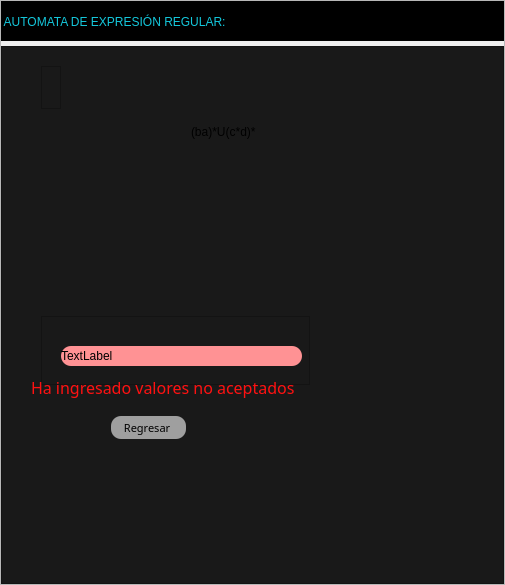
<?xml version="1.0" encoding="UTF-8"?>
<ui version="4.0">
 <class>MainWindow</class>
 <widget class="QMainWindow" name="MainWindow">
  <property name="geometry">
   <rect>
    <x>0</x>
    <y>0</y>
    <width>505</width>
    <height>585</height>
   </rect>
  </property>
  <property name="windowTitle">
   <string>MainWindow</string>
  </property>
  <widget class="QWidget" name="centralwidget">
   <layout class="QVBoxLayout" name="verticalLayout">
    <property name="spacing">
     <number>0</number>
    </property>
    <property name="leftMargin">
     <number>0</number>
    </property>
    <property name="topMargin">
     <number>0</number>
    </property>
    <property name="rightMargin">
     <number>0</number>
    </property>
    <property name="bottomMargin">
     <number>0</number>
    </property>
    <item>
     <widget class="QFrame" name="frame">
      <property name="frameShape">
       <enum>QFrame::StyledPanel</enum>
      </property>
      <property name="frameShadow">
       <enum>QFrame::Raised</enum>
      </property>
      <layout class="QVBoxLayout" name="verticalLayout_2" stretch="0,0">
       <property name="spacing">
        <number>5</number>
       </property>
       <property name="leftMargin">
        <number>0</number>
       </property>
       <property name="topMargin">
        <number>0</number>
       </property>
       <property name="rightMargin">
        <number>0</number>
       </property>
       <property name="bottomMargin">
        <number>0</number>
       </property>
       <item>
        <widget class="QFrame" name="superiorFrame">
         <property name="maximumSize">
          <size>
           <width>16777215</width>
           <height>40</height>
          </size>
         </property>
         <property name="styleSheet">
          <string notr="true">QFrame{
background-color:rgb(0,0,0);
}
QPushButton{
background-color: #000000ff;
border-radius: 20px;
}

QPushButton:hover{
background-color: rgb(53,53,79);
border-radius: 20px;
}</string>
         </property>
         <property name="frameShape">
          <enum>QFrame::StyledPanel</enum>
         </property>
         <property name="frameShadow">
          <enum>QFrame::Raised</enum>
         </property>
         <widget class="QLabel" name="tittleContainer">
          <property name="geometry">
           <rect>
            <x>0</x>
            <y>0</y>
            <width>321</width>
            <height>41</height>
           </rect>
          </property>
          <property name="styleSheet">
           <string notr="true">font: 8pt &quot;	Arial Black&quot;;
color: rgb(20,200,220);</string>
          </property>
          <property name="text">
           <string> AUTOMATA DE EXPRESIÓN REGULAR: </string>
          </property>
         </widget>
         <widget class="QPushButton" name="pushButton_4">
          <property name="geometry">
           <rect>
            <x>320</x>
            <y>0</y>
            <width>42</width>
            <height>42</height>
           </rect>
          </property>
          <property name="minimumSize">
           <size>
            <width>42</width>
            <height>42</height>
           </size>
          </property>
          <property name="maximumSize">
           <size>
            <width>42</width>
            <height>42</height>
           </size>
          </property>
          <property name="styleSheet">
           <string notr="true"/>
          </property>
          <property name="text">
           <string/>
          </property>
          <property name="icon">
           <iconset>
            <normaloff>menos.png</normaloff>menos.png</iconset>
          </property>
          <property name="iconSize">
           <size>
            <width>30</width>
            <height>30</height>
           </size>
          </property>
         </widget>
         <widget class="QPushButton" name="minimizeButton">
          <property name="geometry">
           <rect>
            <x>360</x>
            <y>0</y>
            <width>42</width>
            <height>42</height>
           </rect>
          </property>
          <property name="minimumSize">
           <size>
            <width>42</width>
            <height>42</height>
           </size>
          </property>
          <property name="maximumSize">
           <size>
            <width>42</width>
            <height>42</height>
           </size>
          </property>
          <property name="styleSheet">
           <string notr="true"/>
          </property>
          <property name="text">
           <string/>
          </property>
          <property name="icon">
           <iconset>
            <normaloff>minimizar (1).png</normaloff>minimizar (1).png</iconset>
          </property>
          <property name="iconSize">
           <size>
            <width>25</width>
            <height>25</height>
           </size>
          </property>
         </widget>
         <widget class="QPushButton" name="maximizeButton">
          <property name="geometry">
           <rect>
            <x>400</x>
            <y>0</y>
            <width>42</width>
            <height>42</height>
           </rect>
          </property>
          <property name="minimumSize">
           <size>
            <width>42</width>
            <height>42</height>
           </size>
          </property>
          <property name="maximumSize">
           <size>
            <width>42</width>
            <height>42</height>
           </size>
          </property>
          <property name="styleSheet">
           <string notr="true"/>
          </property>
          <property name="text">
           <string/>
          </property>
          <property name="icon">
           <iconset>
            <normaloff>pantalla-completa.png</normaloff>pantalla-completa.png</iconset>
          </property>
          <property name="iconSize">
           <size>
            <width>30</width>
            <height>30</height>
           </size>
          </property>
         </widget>
         <widget class="QPushButton" name="exitButton">
          <property name="geometry">
           <rect>
            <x>450</x>
            <y>0</y>
            <width>40</width>
            <height>40</height>
           </rect>
          </property>
          <property name="minimumSize">
           <size>
            <width>40</width>
            <height>40</height>
           </size>
          </property>
          <property name="maximumSize">
           <size>
            <width>40</width>
            <height>40</height>
           </size>
          </property>
          <property name="styleSheet">
           <string notr="true"/>
          </property>
          <property name="text">
           <string/>
          </property>
          <property name="icon">
           <iconset>
            <normaloff>cerrar.png</normaloff>cerrar.png</iconset>
          </property>
          <property name="iconSize">
           <size>
            <width>32</width>
            <height>32</height>
           </size>
          </property>
         </widget>
        </widget>
       </item>
       <item>
        <widget class="QFrame" name="inferiorFrame">
         <property name="styleSheet">
          <string notr="true">QFrame{
background-color:rgb(25,25,25);
}

QLabel{
font: 87 12pt &quot;Arial Black&quot;;
background-color: #000000ff;
color:rgb(20,200,220);
border:0px solid #14C8DC;
}</string>
         </property>
         <property name="frameShape">
          <enum>QFrame::StyledPanel</enum>
         </property>
         <property name="frameShadow">
          <enum>QFrame::Raised</enum>
         </property>
         <widget class="QFrame" name="frame_2">
          <property name="geometry">
           <rect>
            <x>40</x>
            <y>20</y>
            <width>20</width>
            <height>43</height>
           </rect>
          </property>
          <property name="frameShape">
           <enum>QFrame::StyledPanel</enum>
          </property>
          <property name="frameShadow">
           <enum>QFrame::Raised</enum>
          </property>
          <layout class="QHBoxLayout" name="horizontalLayout_2"/>
         </widget>
         <widget class="QFrame" name="frame_3">
          <property name="geometry">
           <rect>
            <x>40</x>
            <y>270</y>
            <width>269</width>
            <height>69</height>
           </rect>
          </property>
          <property name="frameShape">
           <enum>QFrame::StyledPanel</enum>
          </property>
          <property name="frameShadow">
           <enum>QFrame::Raised</enum>
          </property>
          <widget class="QLabel" name="label_4">
           <property name="geometry">
            <rect>
             <x>20</x>
             <y>30</y>
             <width>241</width>
             <height>20</height>
            </rect>
           </property>
           <property name="styleSheet">
            <string notr="true">border-radius:10px;
background-color: rgb(255, 146, 148);
color:black; </string>
           </property>
           <property name="text">
            <string>TextLabel</string>
           </property>
          </widget>
         </widget>
         <widget class="QPushButton" name="pushButton">
          <property name="geometry">
           <rect>
            <x>110</x>
            <y>370</y>
            <width>75</width>
            <height>23</height>
           </rect>
          </property>
          <property name="font">
           <font>
            <family>Arial Rounded MT Bold</family>
            <pointsize>8</pointsize>
           </font>
          </property>
          <property name="styleSheet">
           <string notr="true">border-radius:10px;
background-color: rgb(159, 159, 159);</string>
          </property>
          <property name="text">
           <string>Regresar </string>
          </property>
         </widget>
         <widget class="QLabel" name="label_2">
          <property name="geometry">
           <rect>
            <x>0</x>
            <y>50</y>
            <width>511</width>
            <height>221</height>
           </rect>
          </property>
          <property name="styleSheet">
           <string notr="true">border-image: url(:/PREFIJO/849745f1-e272-44f5-90c7-2e0fda769d25.jpg);</string>
          </property>
          <property name="text">
           <string/>
          </property>
         </widget>
         <widget class="QLabel" name="label_3">
          <property name="geometry">
           <rect>
            <x>190</x>
            <y>70</y>
            <width>111</width>
            <height>31</height>
           </rect>
          </property>
          <property name="styleSheet">
           <string notr="true">color:black; </string>
          </property>
          <property name="text">
           <string>(ba)*U(c*d)*</string>
          </property>
         </widget>
         <widget class="QLabel" name="label">
          <property name="geometry">
           <rect>
            <x>30</x>
            <y>330</y>
            <width>291</width>
            <height>23</height>
           </rect>
          </property>
          <property name="font">
           <font>
            <family>Arial Rounded MT Bold</family>
            <pointsize>12</pointsize>
            <weight>50</weight>
            <italic>false</italic>
            <bold>false</bold>
           </font>
          </property>
          <property name="styleSheet">
           <string notr="true">font: 12pt &quot;Arial Rounded MT Bold&quot;;
color: rgb(255, 17, 17);</string>
          </property>
          <property name="text">
           <string>Ha ingresado valores no aceptados </string>
          </property>
         </widget>
        </widget>
       </item>
      </layout>
     </widget>
    </item>
   </layout>
  </widget>
 </widget>
 <resources>
  <include location="../Escritorio/a/INSERT.qrc"/>
 </resources>
 <connections/>
</ui>
